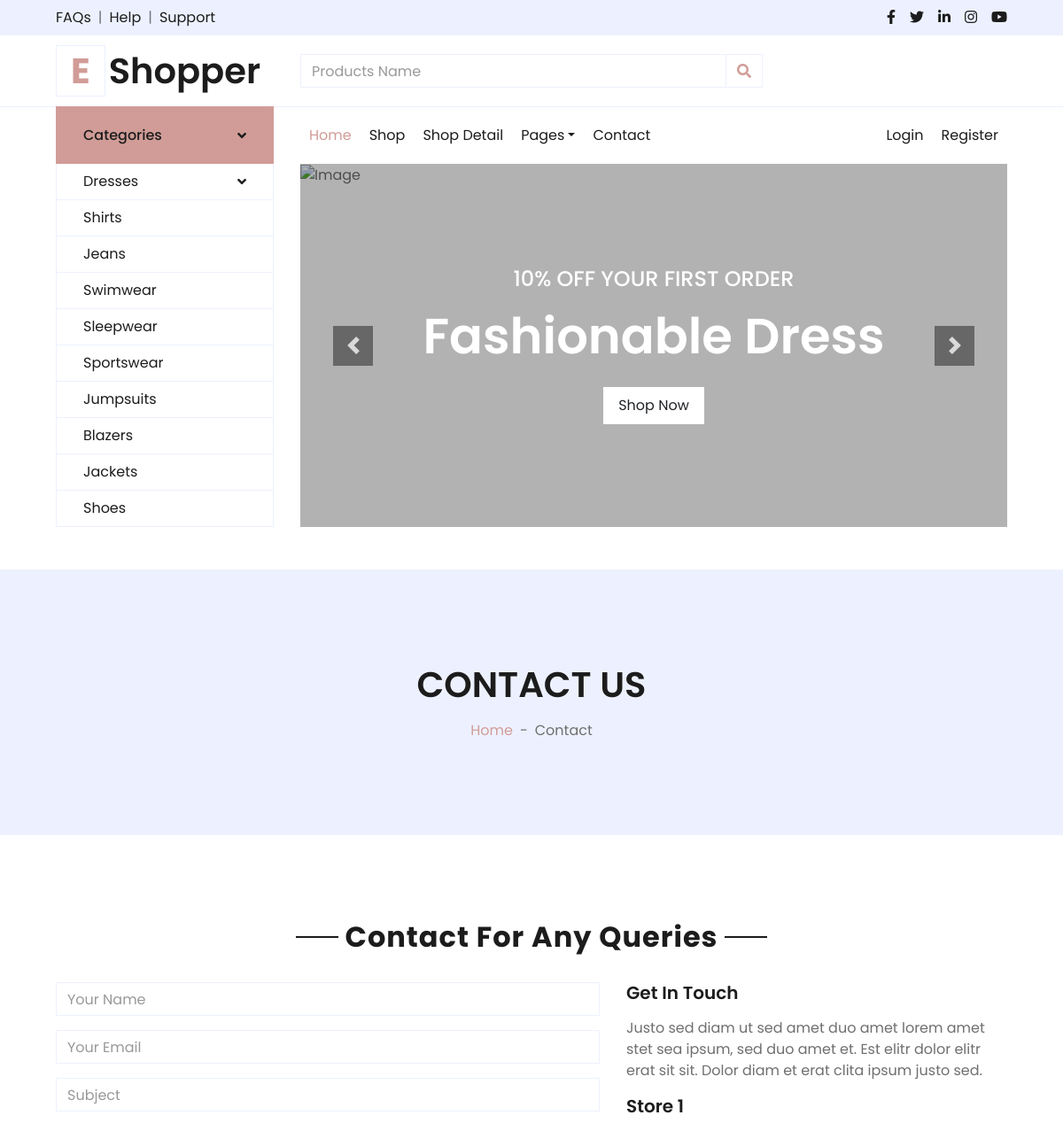
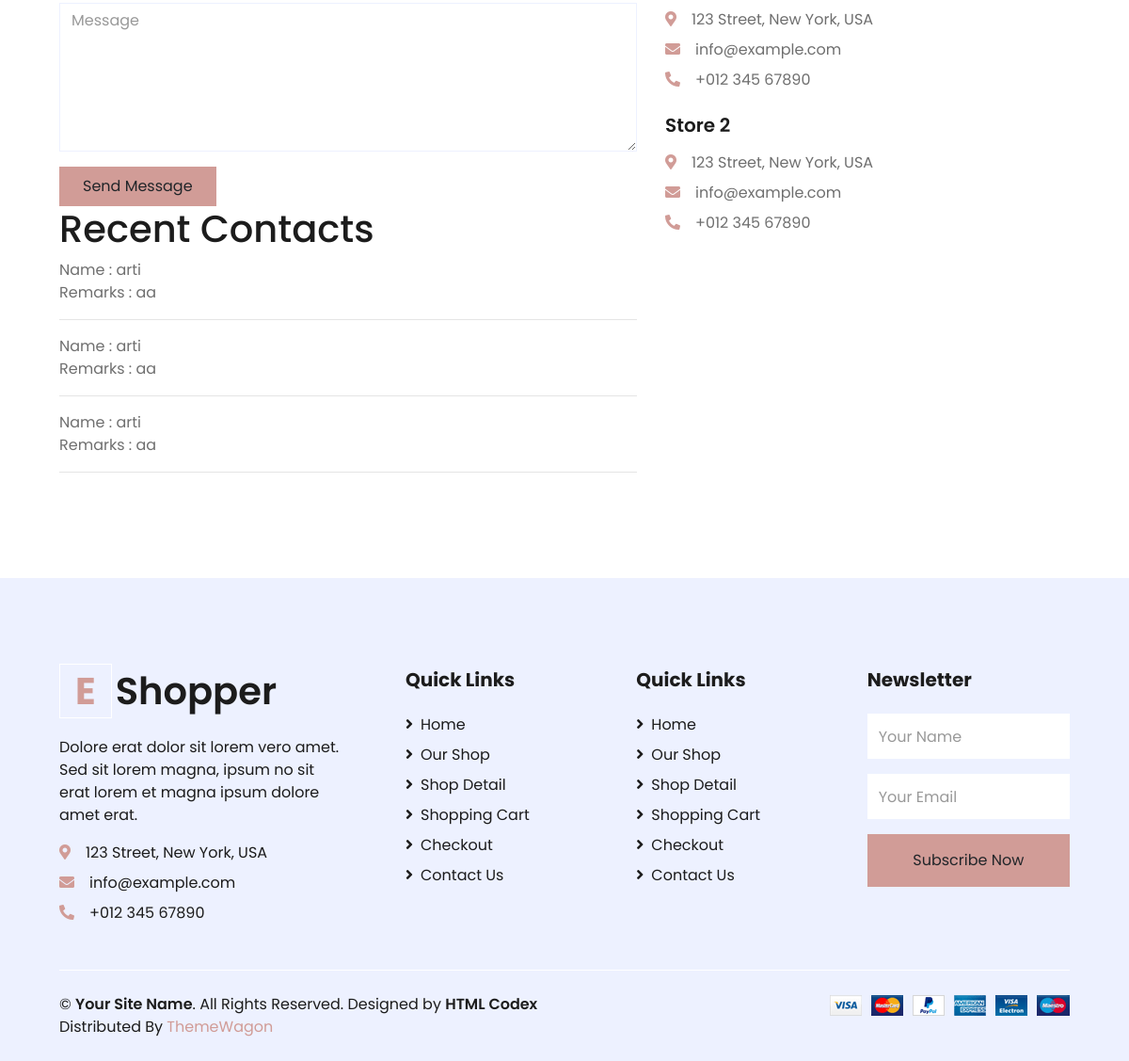
Page /contact/ on the committed database (2 pictures, top to bottom).
### myapp/models.py (models this page shows, shortened)
class Contact(models.Model):
	your_name=models.CharField(max_length=100)
	your_email=models.EmailField()
	subject=models.CharField(max_length=100)
	message=models.TextField()

### myapp/views.py (the view)
# urls.py: path('contact/',views.contact,name='contact'),
def contact(request):
	if request.method=="POST":
		Contact.objects.create(
			your_name=request.POST['your_name'],
			your_email=request.POST['your_email'],
			subject=request.POST['subject'],
			message=request.POST['message']
		)
		msg="Contact saved Successfully"
		contacts=Contact.objects.all().order_by("-id")[:3]
		return render(request,'contact.html',{'msg':msg,'contacts':contacts})
	else:
		contacts=Contact.objects.all().order_by("-id")[:3]
		return render(request,'contact.html',{'contacts':contacts})

### myapp/templates/contact.html (shortened to what this page needs)
{% extends 'header.html' %}
{% load static %}
{% block content %}
<!DOCTYPE html>
<html lang="en">
<head>
</head>
<body>
    <div class="container-fluid bg-secondary mb-5">
        <div class="d-flex flex-column align-items-center justify-content-center" style="min-height: 300px">
            <h1 class="font-weight-semi-bold text-uppercase mb-3">Contact Us</h1>
            <div class="d-inline-flex">
                <p class="m-0"><a href="">Home</a></p>
                <p class="m-0 px-2">-</p>
                <p class="m-0">Contact</p>
            </div>
        </div>
    </div>
    <div class="container-fluid pt-5">
        <div class="text-center mb-4">
            <h2 class="section-title px-5"><span class="px-2">Contact For Any Queries</span></h2>
        </div>
        <div class="row px-xl-5">
            <div class="col-lg-7 mb-5">
                <div class="contact-form">
                     <form method="post" action=" {% url 'contact' %}">
                     <form name="sentMessage" id="contactForm" novalidate="novalidate">
                        <div class="control-group">
                            <input type="text" class="form-control" id="name" name="your_name" placeholder="Your Name"
                                required="required" data-validation-required-message="Please enter your name" />
                        </div>
                        <div class="control-group">
                            <input type="email" class="form-control" id="email" name="your_email"placeholder="Your Email"
                                required="required" data-validation-required-message="Please enter your email" />
                        </div>
                        <div class="control-group">
                            <input type="text" class="form-control" id="subject" name="subject" placeholder="Subject"
                                required="required" data-validation-required-message="Please enter a subject" />
                        </div>
                        <div class="control-group">
                            <textarea class="form-control" rows="6" id="message" name="message" placeholder="Message"
                                required="required"
                                data-validation-required-message="Please enter your message"></textarea>
                        </div>
                        <div>
                            <button class="btn btn-primary py-2 px-4" type="submit" id="sendMessageButton">Send
                                Message</button>
                        </div>
                    </form>
                        <h1>Recent Contacts</h1>
                            {% for i in contacts %}
                                 Name : {{i.your_name}}<br>
                                 Remarks : {{i.message}}<br><hr>
                            {% endfor %}
                </div>
            </div>
            <div class="col-lg-5 mb-5">
                <h5 class="font-weight-semi-bold mb-3">Get In Touch</h5>
                <p>Justo sed diam ut sed amet duo amet lorem amet stet sea ipsum, sed duo amet et. Est elitr dolor elitr erat sit sit. Dolor diam et erat clita ipsum justo sed.</p>
                <div class="d-flex flex-column mb-3">
                    <h5 class="font-weight-semi-bold mb-3">Store 1</h5>
                    <p class="mb-2"><i class="fa fa-map-marker-alt text-primary mr-3"></i>123 Street, New York, USA</p>
                    <p class="mb-2"><i class="fa fa-envelope text-primary mr-3"></i>info@example.com</p>
                    <p class="mb-2"><i class="fa fa-phone-alt text-primary mr-3"></i>+012 345 67890</p>
                </div>
                <div class="d-flex flex-column">
                    <h5 class="font-weight-semi-bold mb-3">Store 2</h5>
                    <p class="mb-2"><i class="fa fa-map-marker-alt text-primary mr-3"></i>123 Street, New York, USA</p>
                    <p class="mb-2"><i class="fa fa-envelope text-primary mr-3"></i>info@example.com</p>
                    <p class="mb-0"><i class="fa fa-phone-alt text-primary mr-3"></i>+012 345 67890</p>
                </div>
            </div>
        </div>
    </div>
</body>
</html>
{% endblock %}

### rows in the picture
Contact: your_name "arti", message "aa"
Contact: your_name "arti", message "aa"
Contact: your_name "arti", message "aa"
